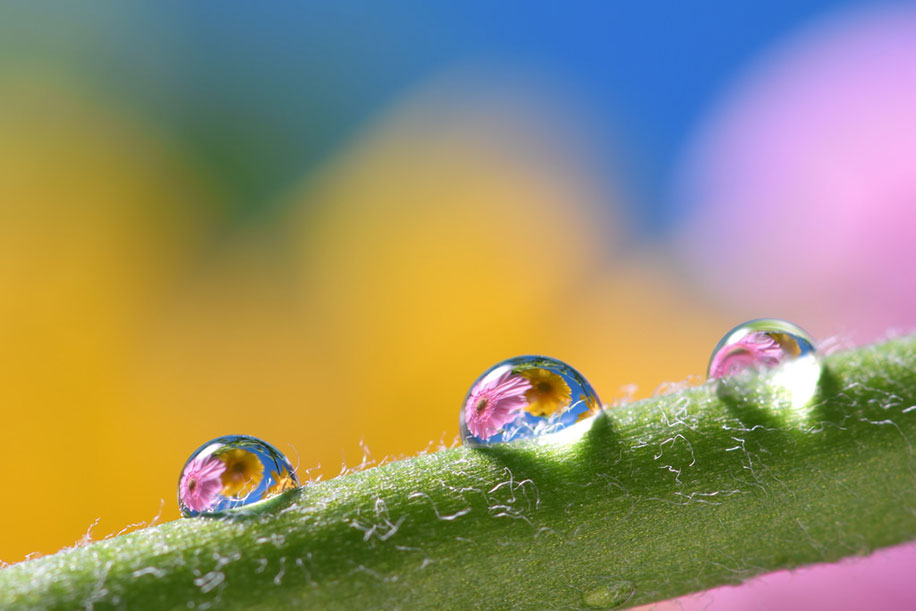
#> input picture session1/dataset/image2.jpg, 916 x 611 px
$ jupyter execute --allow-errors main.ipynb
#> lines starting #> are read from the running program, lines starting #| are printed output that depends on the picture; after the words box and inside, x2 and y2 are one past the last pixel; in counts of white or black regions, pixels touching at a corner belong together
# Image processing lab
## Session 1: Initiation

[cell 1]
import cv2
import numpy as np
import matplotlib.pyplot as plt

### I. Image formats

#### 1. Reading the image

[cell 2]
img = cv2.imread('dataset/image2.jpg')
#> img is the input picture: shape (611, 916, 3); mean B, G, R 107.1, 142.4, 150

#### 2. Displaying the image
As `cv2.imshow` causes jupyter notebooks to crash, I've decided to `matplotlib.pyplot.imshow` to display the images.
In order to do so, we should be aware that images in openCV are stored in BGR format by default (as opposed to other libraries, which use the RGB format)

[cell 3]
image_rgb = cv2.cvtColor(img, cv2.COLOR_BGR2RGB)
plt.imshow(image_rgb)
plt.axis('off')
plt.show()
img.shape
#> Out = (611, 916, 3)

#### 3. RGB Format
This is a color model display format that uses the three primary colors (blue, red and green) to create an image. Each color can have up to 255 gradations. Concretely, an image is a matrix with depth of 3 containing the values for each color.

#### 4. HSL/HSV Format

From [Wikipedia](https://en.wikipedia.org/wiki/HSL_and_HSV):
> HSL (for hue, saturation, lightness) and HSV (for hue, saturation, value; also known as HSB, for hue, saturation, brightness) are alternative representations of the RGB color model, designed in the 1970s by computer graphics researchers to more closely align with the way human vision perceives color-making attributes. In these models, colors of each hue are arranged in a radial slice, around a central axis of neutral colors which ranges from black at the bottom to white at the top.

#### Transforming RGB to HLS

[cell 4]
image_hsl = cv2.cvtColor(img, cv2.COLOR_BGR2HLS)
#> image_hsl: shape (611, 916, 3); mean of channels 0, 1, 2 61.7, 128.7, 126.1
plt.axis('off') # hides gridlines
plt.imshow(image_hsl)
plt.show()

#### 5. Grayscale Format
images are treated as two dimensional matrices with values ranging from 0 for darkest to 256 for brightest

#### Transforming RGB to Grayscale
the additional argument **cmap** in `plt.imshow()` is needed to display grayscale images

[cell 5]
image_gs = cv2.cvtColor(img, cv2.COLOR_BGR2GRAY)
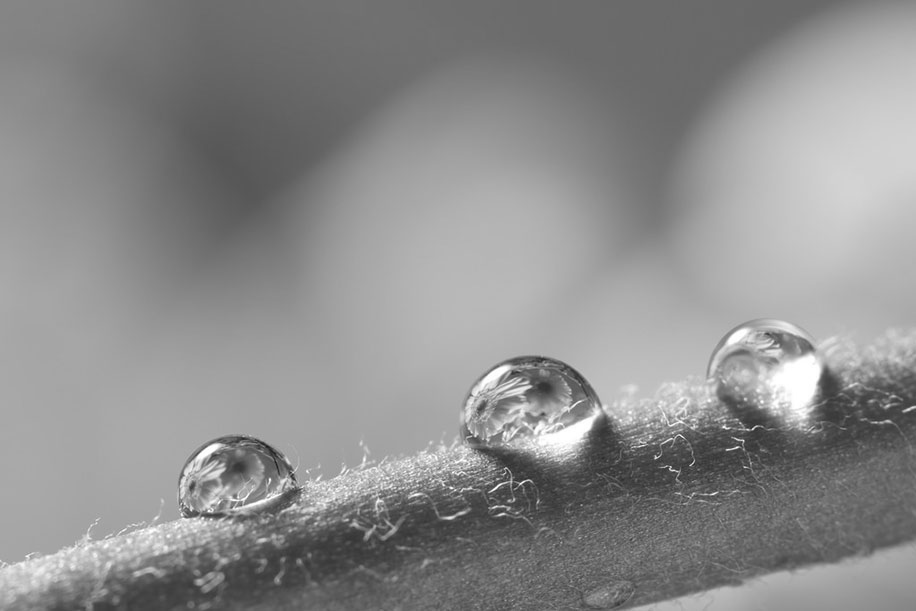
#> image_gs: shape (611, 916); min 25, max 255, mean 140.6
plt.axis('off') # hides gridlines
plt.imshow(image_gs, cmap='gray')
plt.show()

#### 6. Binary Format
Images in this format are similar to those in the Grayscale format. With the exception that contain pixel with grayscale values of **either** 0 **or** 256. The choice of whether assigning 0 or 256 to a given pixel is done by comparing to an arbitrary Threshold.

[cell 6]
def display_binary_image(image_obj, threshold):
#> called with threshold = 110
    image_bw = cv2.threshold(image_obj, threshold, 255, cv2.THRESH_BINARY)[1]
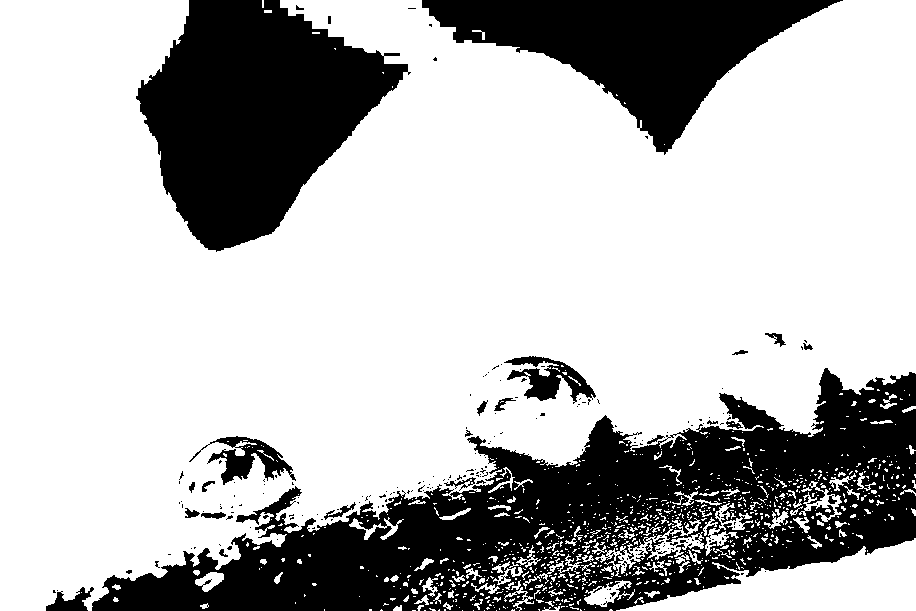
#> image_bw: shape (611, 916); 71.3% white; 206 black regions (180 under 20 px), largest, box (x1, y1, x2, y2) and area: (92, 368, 916, 611) 86617, (136, 0, 411, 252) 40787, (422, 0, 843, 155) 26896
    plt.axis('off') # hides gridlines
    plt.imshow(image_bw, cmap='gray')
    plt.show()

##### For threshold value 110

[cell 7]
display_binary_image(image_gs, 110)

##### For threshold value 205

[cell 8]
display_binary_image(image_gs, 205)
#> call 2 of display_binary_image, with threshold = 205
#> in display_binary_image (call 2), `image_bw = cv2.threshold(image_obj, threshold, 255, cv2.THRESH_BINARY)..`:
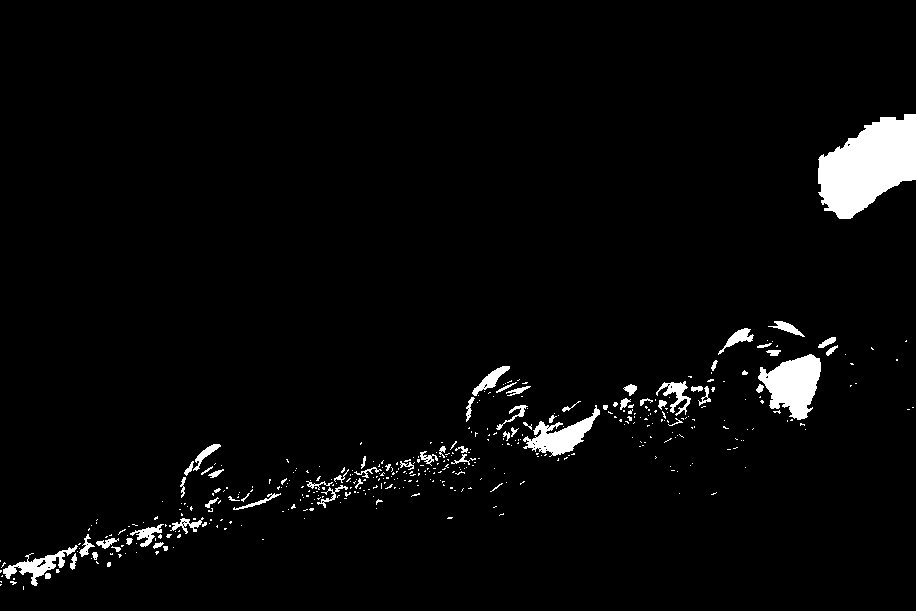
#> image_bw: shape (611, 916); 3.2% white; 427 white regions (361 under 20 px), largest, box (x1, y1, x2, y2) and area: (818, 114, 916, 219) 6760, (758, 354, 821, 420) 2540, (523, 405, 600, 457) 1472

### II. Image operations

Image processing consists of performing mathematical transformations on images with the aim of improving their quality or extracting information from them. Arithmetic operations between digital images require image size normalization.

[cell 9]
# img is already imported, importing second image
img2 = cv2.imread('dataset/image1.jpg')

#> (a cell that did not finish here is left out)

#> (a cell that did not finish here is left out)

#### 1. Resizing the second image

The method `cv2.resize` is used to resize the second image. Note that the resizing should take an image in BGR format as a parameter

#> (a cell that did not finish here is left out)

#> (a cell that did not finish here is left out)

#### 2. Image addition

[uni-wuerzburg.de](https://wuecampus2.uni-wuerzburg.de/moodle/mod/book/view.php?id=958001&chapterid=10068) on image addition:
> The addition of two images stacks the value of every pixel in image A with the corresponding pixel of image B. Consequently, the image gets brighter. Depending on the maximal allowed pixel value that is used, this operation might result in saturated pixels of the new image, i.e. white pixels that have reached the maximum value. This will lead to information loss and should be avoided if possible. The whole resulting image can for example be re-normalized, so that the brightest pixel equals the maximum allowed value and all other pixels are scaled accordingly. The example below is not adjusted for this case.

The following example uses this formula for image addition:

$$Res(i,j) = 0.5 * A(i,j) + 0.5 * B(i,j)$$

Again, here are the pictures we will be using as an example:

[cell 14]
i1 = cv2.cvtColor(img, cv2.COLOR_BGR2GRAY)
#> (the rest of this cell did not finish here and is left out)

And here is their sum

#> (a cell that did not finish here is left out)

#### 2. Image substraction

[uni-wuerzburg.de](https://wuecampus2.uni-wuerzburg.de/moodle/mod/book/view.php?id=958001&chapterid=10068) on image substraction:
> Subtracting two images works analogously. In a similar way, the resulting values may lie outside the allowed range of pixel values. This will be the case when one image is subtracted from another with lower pixel values. Here, it is advantageous to add a certain constant value to the equation (the whole image). The example below shows what happens when two images that are in parts almost identical get subtracted from one another. We add the constant value of 150 to every pixel of image A and then perform the subtraction by image B. Subtle differences in the background can be seen as soft lines and shapes in the resulting image. This is expected for nearly identical images with e.g. slightly different exposure times. The darker areas of the cup in the middle even become a bit darker (value 0) since they (very dark tones plus 150) are then indeed over-subtracted. The gray lines across the cup are the result of the subtraction of a light tone (dark cup in image A + 150) with a dark tone (dark lines in image B). The cup on the right side in the resulting image also features gray lines, which are brighter compared to the cup in the middle since the cup is brighter itself.

#> (a cell that did not finish here is left out)

#### 3. Scalar multiplication

[cell 17]
cst = 2
plt.imshow(i1 * cst, cmap='gray')
plt.axis('off')
plt.show()
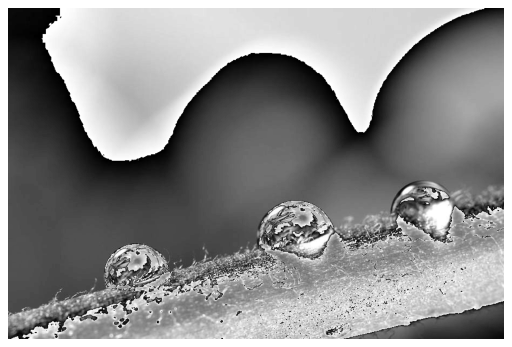
#> figure drawn by matplotlib, 1 panel

[cell 18]
cst = 0.1
plt.imshow(i1 * cst, cmap='gray')
plt.axis('off')
plt.show()

### III. Improving image quality with Histogram equalization

#### 1. Histograms

[From the OpenCV documentation:](https://docs.opencv.org/3.4/d1/db7/tutorial_py_histogram_begins.html)
>So what is histogram ? You can consider histogram as a graph or plot, which gives you an overall idea about the intensity distribution of an image. It is a plot with pixel values (ranging from 0 to 255, not always) in X-axis and corresponding number of pixels in the image on Y-axis.

>It is just another way of understanding the image. By looking at the histogram of an image, you get intuition about contrast, brightness, intensity distribution etc of that image. Almost all image processing tools today, provides features on histogram.

> You can see the image and its histogram. (Remember, this histogram is drawn for grayscale image, not color image). Left region of histogram shows the amount of darker pixels in image and right region shows the amount of brighter pixels. From the histogram, you can see dark region is more than brighter region, and amount of midtones (pixel values in mid-range, say around 127) are very less.

[cell 19]
img3 = cv2.imread('dataset/image3.jpeg')
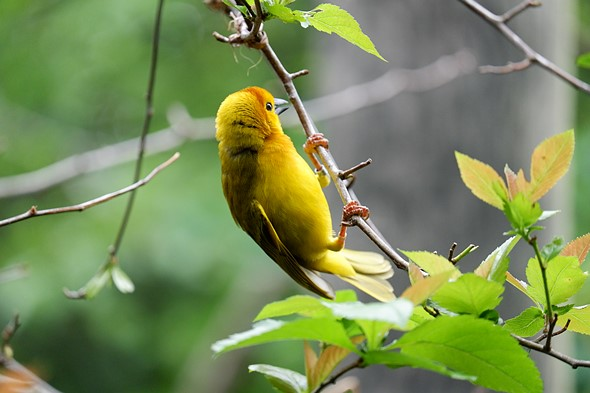
#> input picture session1/dataset/image3.jpeg, 590 x 393 px
#> img3 is the input picture: shape (393, 590, 3); mean B, G, R 88.3, 139.3, 121.2

[cell 20]
image3_gray = cv2.cvtColor(img3, cv2.COLOR_BGR2GRAY)
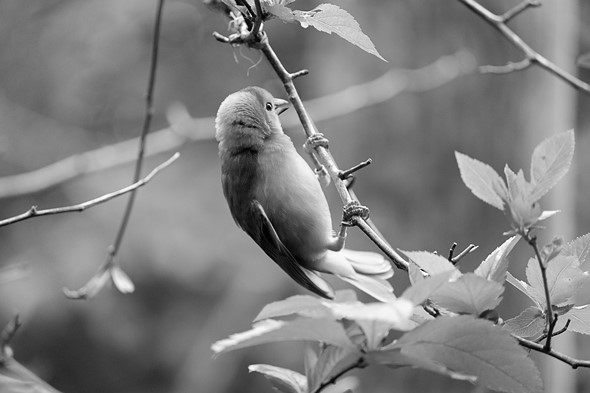
#> image3_gray: shape (393, 590); min 0, max 255, mean 128.1
plt.imshow(image_rgb, cmap='gray')
plt.axis('off')
plt.show()
img.shape
#> Out = (611, 916, 3)

[cell 21]
plt.hist(image3_gray.ravel(),256,[0,256])
plt.show()
#> figure, not shown here; tallest bar 3232 high, from x = 108 to 109

Displaying Histogram for a Black and white picture

[cell 22]
threshold = 150
display_binary_image(cv2.cvtColor(img3, cv2.COLOR_BGR2GRAY), threshold)
#> call 3 of display_binary_image, with threshold = 150
#> in display_binary_image (call 3), `image_bw = cv2.threshold(image_obj, threshold, 255, cv2.THRESH_BINARY)..`:
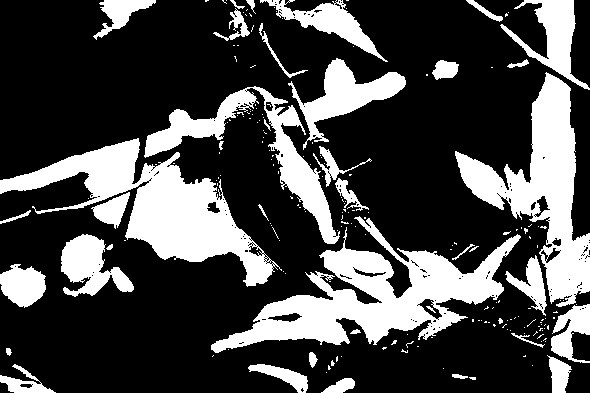
#> image_bw: shape (393, 590); 28.2% white; 204 white regions (165 under 20 px), largest, box (x1, y1, x2, y2) and area: (211, 216, 521, 353) 14276, (0, 138, 282, 287) 13017, (455, 72, 590, 307) 10937

Obviously, the histogram only contains two non null values: 0 and 255

[cell 23]
image_bw = cv2.threshold(image3_gray, threshold, 255, cv2.THRESH_BINARY)[1]
plt.hist(image_bw.ravel(),256,[0,256])
plt.show()
#> figure, not shown here; tallest bar 166482 high, from x = 0 to 1

#### 2. Histogram equalization

[From the OpenCV documentation:](https://docs.opencv.org/4.x/d4/d1b/tutorial_histogram_equalization.html)

>    It is a method that improves the contrast in an image, in order to stretch out the intensity range (see also the corresponding [Wikipedia entry](https://en.wikipedia.org/wiki/Histogram_equalization)).

> To make it clearer, from the image, you can see that the pixels seem clustered around the middle of the available range of intensities. What Histogram Equalization does is to stretch out this range. Take a look at the figure below: The green circles indicate the underpopulated intensities. After applying the equalization, we get an histogram like the figure in the center. The resulting image is shown in the picture at right.

[cell 24]
chef = cv2.imread('dataset/chef.jpg', 0)
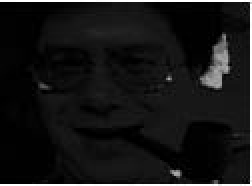
#> input picture session1/dataset/chef.jpg, 126 x 93 px (shown 2 times larger)
#> chef is the input picture: shape (93, 126); min 0, max 255, mean 21.9

##### Before equalization

[cell 25]
plt.imshow(chef, cmap='gray')
plt.axis('off')
plt.show()
img.shape
#> Out = (611, 916, 3)

[cell 26]
plt.hist(chef.ravel(),256,[0,256])
plt.show()
#> figure, not shown here; tallest bar 1372 high, from x = 1 to 2

##### After equalization

[cell 27]
# Equalization
chef_equalized = cv2.equalizeHist(chef)
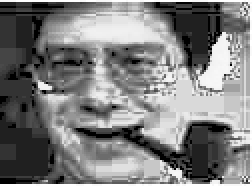
#> chef_equalized: shape (93, 126) (shown 2 times larger); min 0, max 255, mean 126.1

[cell 28]
plt.imshow(chef_equalized, cmap='gray')
plt.axis('off')
plt.show()
img.shape
#> Out = (611, 916, 3)

[cell 29]
plt.hist(chef_equalized.ravel(),256,[0,256])
plt.show()
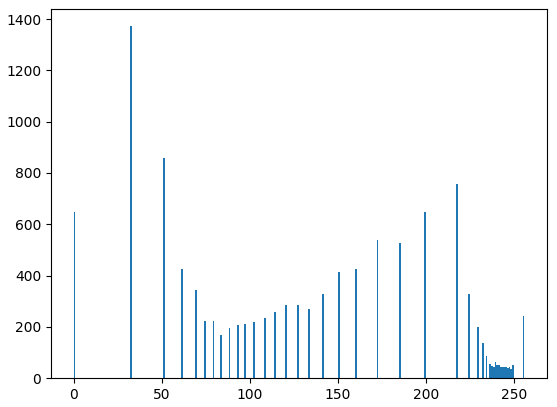
#> figure drawn by matplotlib, 1 panel; tallest bar 1372 high, from x = 32 to 33
